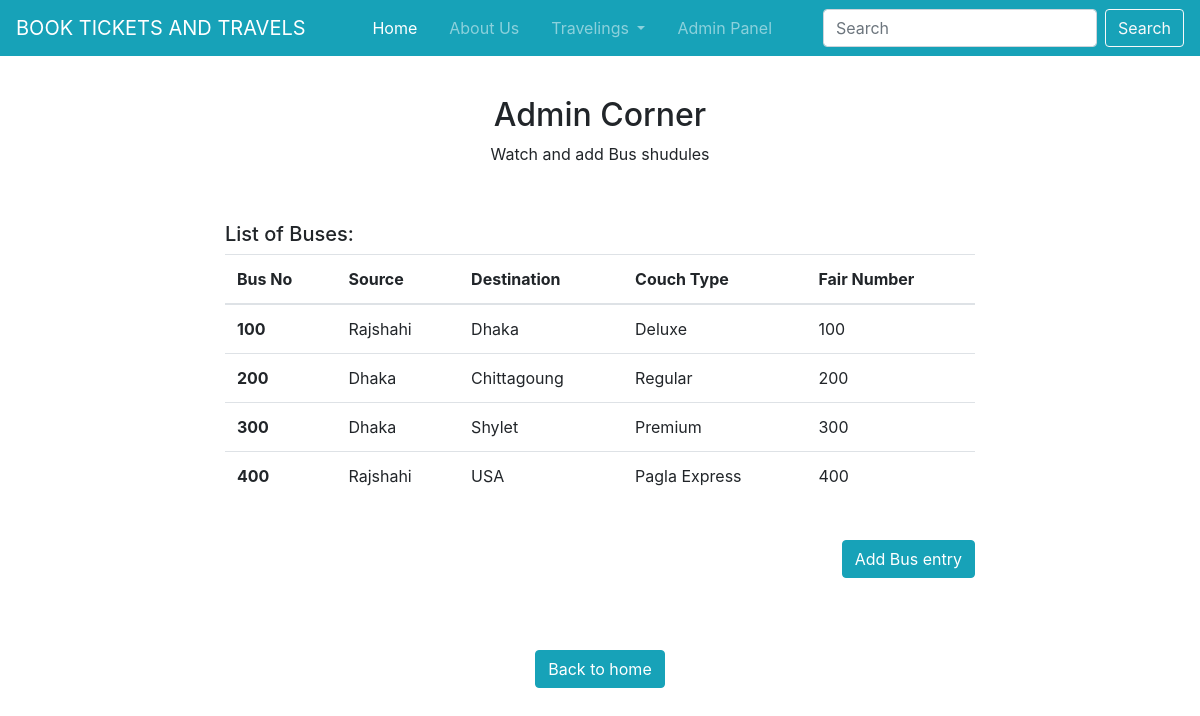
The app's page /admin.php with its own data.
### tables this page shows
CREATE TABLE `bus` (
  `BUS_NO` int(11) NOT NULL,
  `SOURCE` varchar(20) NOT NULL,
  `DESTINATION` varchar(20) NOT NULL,
  `COUCH_TYPE` varchar(20) NOT NULL,
  `FAIR_NUMBER` int(11) NOT NULL
);

### admin.php (the view, shortened to what this page needs)
<?php include('header.php'); ?>
<?php include('function.php'); ?>
<div style="height: 40px;"></div>
<h2 class="text-center">Admin Corner</h2>
<p class="text-center">Watch and add Bus shudules</p>
<div style="height: 40px;"></div>
<div class="container-fluid">
	<div class="row m-0 d-flex justify-content-center">
		<div class="col-xl-8">
			<h5>List of Buses: </h5>
			<div class="table-responsive-xl">
				<table class="table">
					<thead>
						<tr>
							<th scope="col">Bus No</th>
							<th scope="col">Source</th>
							<th scope="col">Destination</th>
							<th scope="col">Couch Type</th>
							<th scope="col">Fair Number</th>
						</tr>
					</thead>
					<tbody>
						<?php
							$sql = "SELECT BUS_NO, SOURCE, DESTINATION, COUCH_TYPE, FAIR_NUMBER  FROM bus";
							$result = $conn->query($sql);
							if ($result->num_rows > 0) {
								while($row = $result->fetch_assoc()) {
									echo "
										<tr>
											<th>" . $row["BUS_NO"]. "</th>
											<td>" . $row["SOURCE"]. "</td>
											<td>" . $row["DESTINATION"]. "</td>
											<td>" . $row["COUCH_TYPE"]. "</td>
											<td>" . $row["FAIR_NUMBER"]. "</td>
										</tr>
									";
								}
							}
							else {
								echo "0 results";
							}
						?>
					</tbody>
				</table>
				<button class="btn btn-info float-right my-4" data-toggle="modal" data-target="#bus_entry_modal">
					Add Bus entry
				</button>
			</div>
		</div>
	</div>
</div>
<div class="container-fluid my-5">
	<div class="row m-0">
		<a href="index.php" class="btn btn-info mx-auto">Back to home</a>
	</div>
</div>
<?php include('footer.php'); ?>

### records on screen
bus: BUS_NO "100", SOURCE "Rajshahi", DESTINATION "Dhaka", COUCH_TYPE "Deluxe", FAIR_NUMBER "100"
bus: BUS_NO "200", SOURCE "Dhaka", DESTINATION "Chittagoung", COUCH_TYPE "Regular", FAIR_NUMBER "200"
bus: BUS_NO "300", SOURCE "Dhaka", DESTINATION "Shylet", COUCH_TYPE "Premium", FAIR_NUMBER "300"
bus: BUS_NO "400", SOURCE "Rajshahi", DESTINATION "USA", COUCH_TYPE "Pagla Express", FAIR_NUMBER "400"
